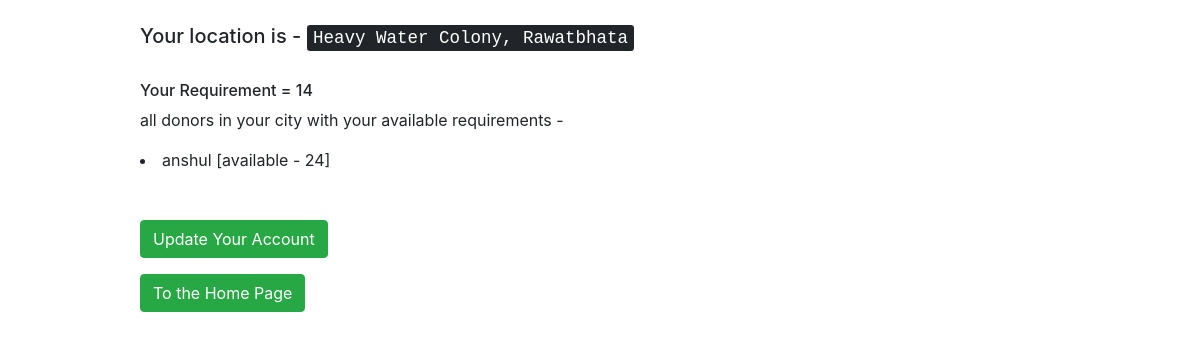
/users/showDonor/ (signed in), run on the app's committed database.
### customUser/models.py (models this page shows, shortened)
class CustomUser(AbstractUser):
    pin_code = models.IntegerField(null = True)
    contact_no = models.IntegerField(null = True)
    resources = models.IntegerField(null = True) # no. of persons avability/requirement
    locality = models.CharField(max_length = 100)
    city = models.CharField(max_length = 50)
    """CHOICES=[('0','Donor'),
                     ('1','Reciever')]"""
    user_type = models.IntegerField(null = True) # 0 - Donor 1 - Reciever

### customUser/views.py (the view)
# urls.py: path('showDonor/', views.show_nearby_donors, name = 'showNearbyDonors'),
def show_nearby_donors(request):
	you = request.user
	you_address = you.locality + ',' + you.city
	donors = CustomUser.objects.filter(city = you.city)
	return render(request, 'show_donors.html', {'you' : you, 'donors' : donors})

### templates/show_donors.html (shortened to what this page needs)
{% extends 'base.html' %}
{% block content %}
	<h5> Your location is - <kbd> {{ you.locality }}, {{ you.city }} </kbd> </h5> <br>
	<h6> Your Requirement = {{ you.resources }} </h6>
	<p> all donors in your city with your available requirements -  </p>
	{% for i in donors %}
		{% if i.username != 'admin' and i.resources >= you.resources and i.user_type == 0 %}
		<li> {{ i.username }} [available - {{i.resources}}]</li>
		{% endif %}
	{% endfor %}
	<br> <br>
	<form method = "get" action = "{% url 'edit_profile' %}">
		<button type = "submit" class = "btn btn-success"> Update Your Account </button>
	</form>
	<form method = "post" action = "{% url 'homePage' %}">
		<button type = "submit" class = "btn btn-success"> To the Home Page </button>
	</form>
{% endblock %}

### data on the page
CustomUser: locality "Heavy Water Colony", city "Rawatbhata", resources "14"
CustomUser: username "anshul", resources "24"
